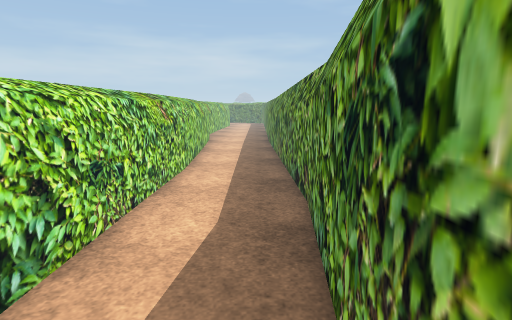
View 1 (above)

12 first-person views from a walk through a Unity game level. The camera is 1.5 m above the floor, tilts 10° down and sees 80° across. The floor is counted in squares, 0.5 m on a side. Each view is taken from the middle of a square. On the plan, view 1 faces up. The plan holds only what a view shows up to about 20 squares ahead; the rest is blank. The place goes on beyond the plan. Some animated figures are not drawn. Some surface patterns are stand-ins.

View 2
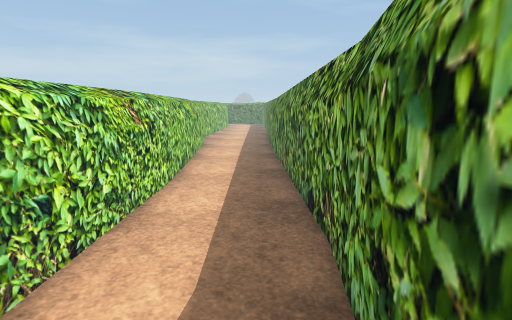

View 3
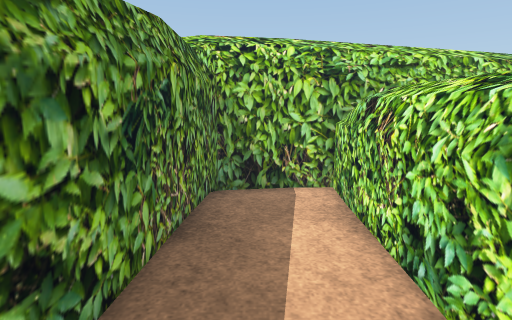

View 4
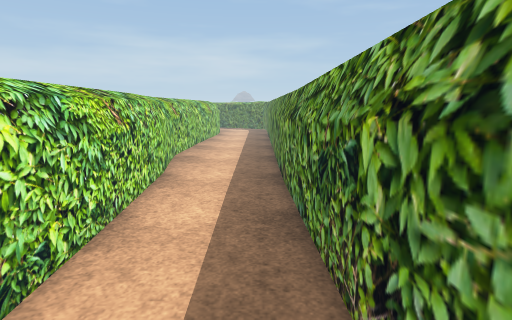

View 5
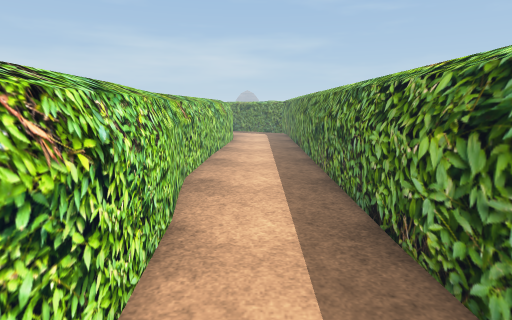

View 6
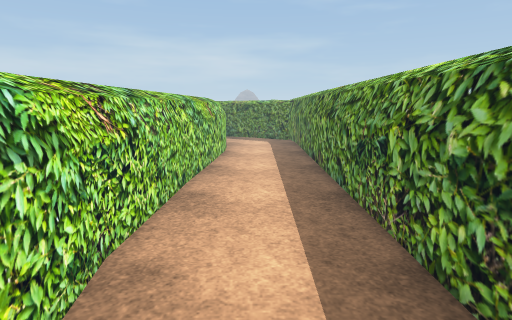

View 7
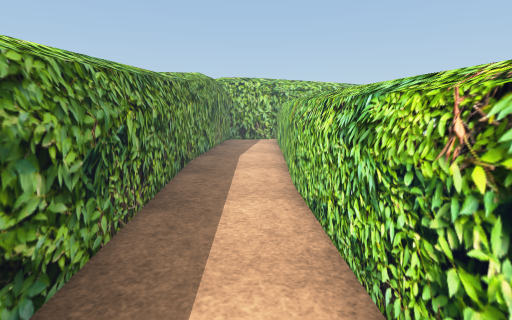

View 8
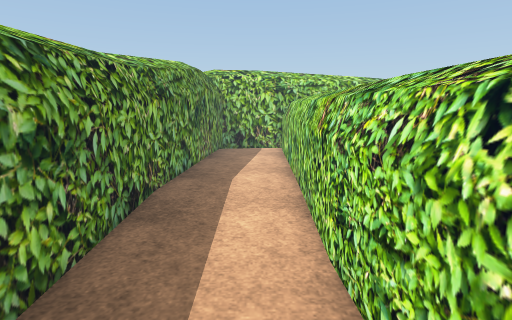

View 9
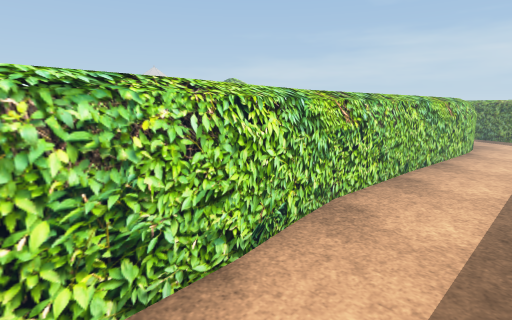

View 10
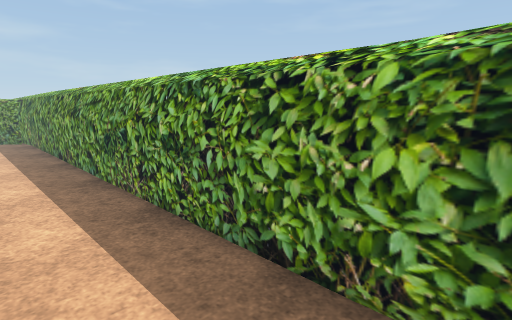

View 11
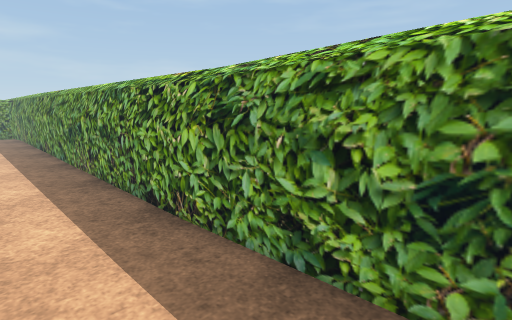

View 12
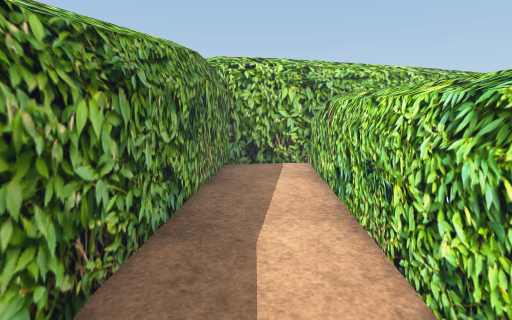

### Floor plan
Points are (right, up) in squares from view 1. A wall is a line through its corners. A room is listed if a view was taken in it or the views show most of it. See-through windows are left out.
Room 1 (views 1, 2, 3, 4, 12)
walls: (1.6, 9.3) (1.4, 15.5); (1.7, 9.4) (1.6, 15.6); (-3.9, 0) (-4.3, -2); (-3.5, 14.5) (-3.9, -2.2); (-3.5, 15.4) (-3.4, 14.4); (-3.8, 15.4) (-3.8, 14.4); (-3.8, 15.5) (-4.1, -0.2); (-5.2, -2.2) (-2.3, -2.1) (0.3, -1.7) (0.7, -1.4) (1.6, 9.4)
ways out: opening at (-1, 16) to room 2
Room 2 (views 5, 6, 7, 8, 9, 10, 11)
walls: (-4.2, 27.8) (-3.5, 15.4); (-4.4, 27.9) (-4.2, 24.1); (-5, 32.8) (-4.3, 27.7); (-5.2, 32.8) (-4.6, 27.7); (1.1, 25.9) (1.3, 42.6); (1.5, 25.9) (1.6, 42.5); (-5.1, 35.7) (-5.3, 32.6); (-5, 38.8) (-4.8, 35.7); (-3.7, 20.5) (-3.8, 15.5); (-4.1, 20.4) (-3.8, 15.4); (-4.8, 42.5) (-5, 38.7); (-4.5, 42.6) (-5, 32.6); (1.6, 15.6) (1.2, 42.5); (1.4, 15.5) (1.1, 26.1)
ways out: opening at (-1, 16) to room 1

Positions as (right, up) in squares from view 1, and headings:
1: (0, 0), facing up
2: (0, 3), facing up
3: (-1, 9), facing down
4: (0, 14), facing up
5: (-2, 20), facing up
6: (-2, 27), facing up
7: (-2, 26), facing down
8: (-2, 20), facing down
9: (0, 24), facing up-left
10: (-3, 24), facing up-right
11: (-3, 19), facing up-right
12: (-1, 14), facing down
